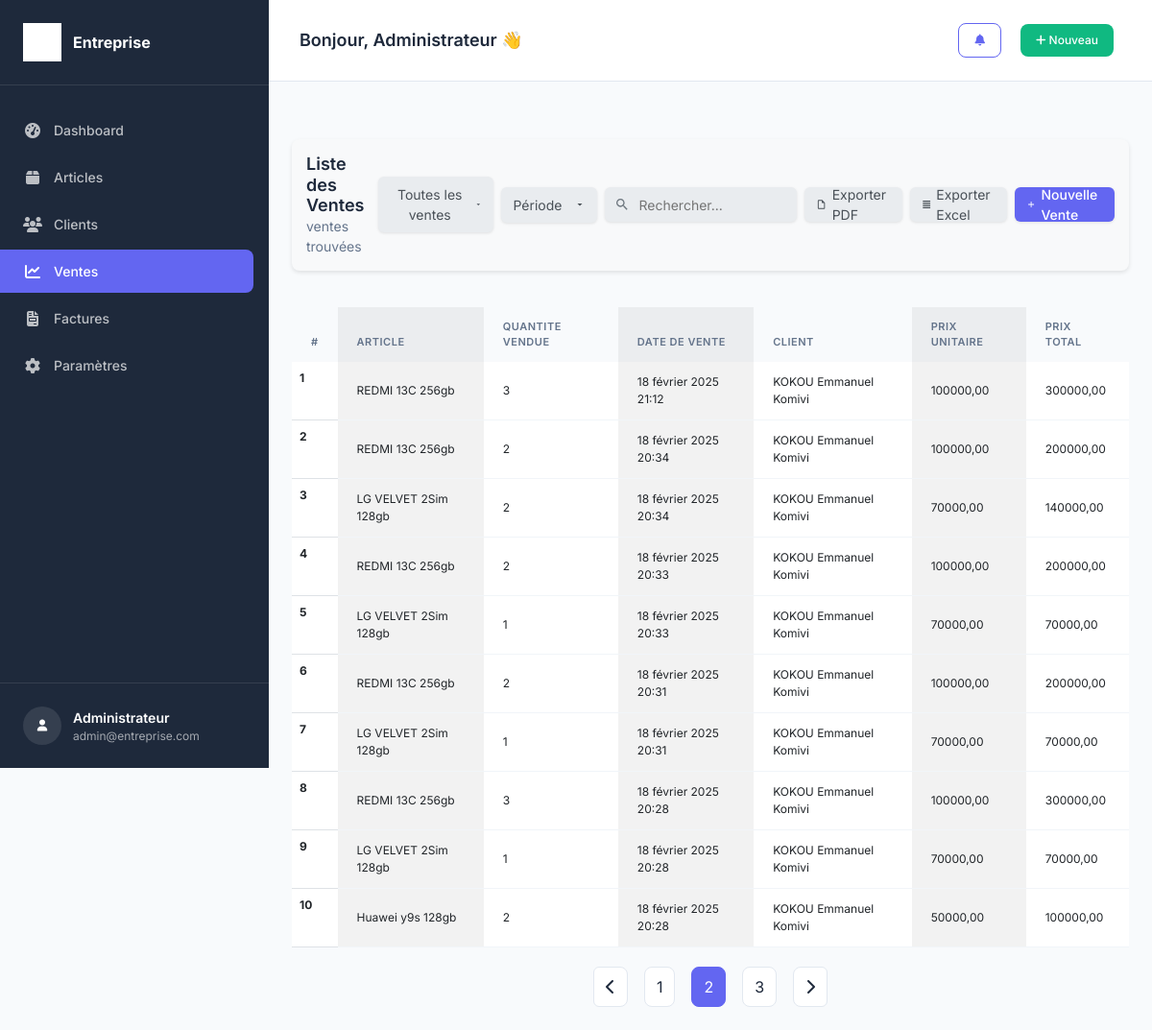
Page /sales_summary_list?page=2 on the committed database.
### fact_app/models.py (models this page shows, shortened)
class InvoiceItem(models.Model):
    invoice = models.ForeignKey(Invoice, null=True, blank=True, on_delete=models.SET_NULL, related_name="invoice_items")
    article = models.ForeignKey(Article, null=True, blank=True, on_delete=models.SET_NULL)
    unit_price = models.DecimalField(max_digits=10, decimal_places=2)
    quantity = models.PositiveIntegerField()
    @property
    def total_price(self):
        return self.quantity * self.unit_price

class Article(models.Model):
    name = models.CharField(max_length=132)
    stock = models.PositiveIntegerField()
    created_at = models.DateTimeField(auto_now_add=True)
    is_active = models.BooleanField(default=True)
    class Meta:
        verbose_name = "Article"
        verbose_name_plural = "Articles"

class Invoice(models.Model):
    INVOICE_TYPE = (
        ('R', 'RECU'),
        ('F', 'FACTURE')
    )
    customer = models.ForeignKey(Customer, null=True, blank=True, on_delete=models.PROTECT)
    save_by = models.ForeignKey(User, on_delete=models.PROTECT)
    invoice_date_time = models.DateTimeField(auto_now_add=True)
    last_updated_date = models.DateTimeField(null=True)
    paid = models.BooleanField(default=True)
    invoice_type = models.CharField(max_length=1, choices=INVOICE_TYPE)
    comments = models.TextField(null=True, max_length=1000, blank=True)
    class Meta:
        verbose_name = "Invoice"
        verbose_name_plural = "Invoices"

class Customer(models.Model):
    SEX_TYPES = (
        ('M', 'Male'),
        ('F', 'Female'),
    )
    name = models.CharField(max_length=132)
    email = models.EmailField()
    phone = models.CharField(max_length=132)
    address = models.CharField(max_length=132)
    sex = models.CharField(max_length=1, choices=SEX_TYPES)
    age = models.CharField(max_length=12)
    city = models.CharField(max_length=32)
    zip_code = models.CharField(max_length=32)
    created_date = models.DateTimeField(auto_now_add=True)
    save_by = models.ForeignKey(User, on_delete=models.PROTECT)
    class Meta:
        verbose_name = "Customer"
        verbose_name_plural = "Customers"

### fact_app/views.py (the view)
# urls.py: path('sales_summary_list', views.sales_summary, name='sales-summary-list'),
def sales_summary(request):
    invoice_items = InvoiceItem.objects.all().order_by('-invoice__invoice_date_time')
    sales_data = pagination(request, invoice_items)
    context = {
        'sales_data': sales_data
    }
    return render(request, 'sales_summary_list.html', context)

### fact_app/utils.py (called while the page is built)
def pagination(request, items):
        default_page = 1
        page = request.GET.get('page', default_page)
        items_per_page = 10  # Augmenté à 10 éléments par page
        paginator = Paginator(items, items_per_page)
        try:
            items_page = paginator.page(page)
        except PageNotAnInteger:
            items_page = paginator.page(default_page)
        except EmptyPage:
            items_page = paginator.page(paginator.num_pages)
        return items_page

### templates/sales_summary_list.html (shortened to what this page needs)
{% extends "base.html" %}
{% load static %}
{% block content %}
<br><br>
<div class="filters-container" style="display: flex; justify-content: space-between; align-items: center; margin-bottom: 20px; padding: 15px; background-color: #f8f9fa; border-radius: 8px; box-shadow: 0 2px 4px rgba(0,0,0,0.1);">
    <div style="display: flex; flex-direction: column;">
        <h5 class="card-title mb-0" style="margin: 0; font-size: 18px; font-weight: 600; color: #1e293b;">Liste des Ventes</h5>
        <p class="card-subtitle mb-0" style="margin: 0; font-size: 14px; color: #64748b;">{{ invoices.count }} ventes trouvées</p>
    </div>
    <div class="right-actions" style="display: flex; gap: 8px; align-items: center;">
        <div class="filter-dropdown" style="position: relative;">
            <button class="filter-btn" type="button" data-bs-toggle="dropdown" aria-expanded="false" style="background-color: #e9ecef; border: none; border-radius: 6px; padding: 8px 12px; color: #495057; font-size: 14px; display: flex; align-items: center; gap: 5px; min-width: 120px; justify-content: space-between; box-shadow: 0 1px 3px rgba(0,0,0,0.1);">
                <span>Toutes les ventes</span>
                <svg width="12" height="12" viewBox="0 0 24 24" fill="currentColor">
                    <path d="M7 10l5 5 5-5z"/>
                </svg>
            </button>
        </div>
        <div class="filter-dropdown" style="position: relative;">
            <button class="filter-btn" type="button" data-bs-toggle="dropdown" aria-expanded="false" style="background-color: #e9ecef; border: none; border-radius: 6px; padding: 8px 12px; color: #495057; font-size: 14px; display: flex; align-items: center; gap: 5px; min-width: 100px; justify-content: space-between; box-shadow: 0 1px 3px rgba(0,0,0,0.1);">
                <span>Période</span>
                <svg width="12" height="12" viewBox="0 0 24 24" fill="currentColor">
                    <path d="M7 10l5 5 5-5z"/>
                </svg>
            </button>
        </div>
        <div class="search-container" style="position: relative; display: flex; align-items: center; margin-top: 24px;">
            <input id="search" type="text" placeholder="Rechercher..." style="background-color: #e9ecef; border: none; border-radius: 6px; padding: 8px 12px 8px 35px; color: #495057; font-size: 14px; width: 200px; height: 36px; box-shadow: 0 1px 3px rgba(0,0,0,0.1); line-height: 1; box-sizing: border-box;">
        </div>
        <a href="{% url 'export-sales-pdf' %}" class="export-btn" style="background-color: #e9ecef; border: none; border-radius: 6px; padding: 8px 12px; color: #495057; font-size: 14px; display: flex; align-items: center; gap: 5px; height: 36px; box-shadow: 0 1px 3px rgba(0,0,0,0.1); text-decoration: none;">
            <svg width="16" height="16" viewBox="0 0 24 24" fill="currentColor">
                <path d="M14,2H6A2,2 0 0,0 4,4V20A2,2 0 0,0 6,22H18A2,2 0 0,0 20,20V8L14,2M18,20H6V4H13V9H18V20Z"/>
            </svg>
            Exporter PDF
        </a>
        <a href="{% url 'export-sales-excel' %}" class="export-btn" style="background-color: #e9ecef; border: none; border-radius: 6px; padding: 8px 12px; color: #495057; font-size: 14px; display: flex; align-items: center; gap: 5px; height: 36px; box-shadow: 0 1px 3px rgba(0,0,0,0.1); text-decoration: none;">
            <svg width="16" height="16" viewBox="0 0 24 24" fill="currentColor">
                <path d="M3,3H21V5H3V3M3,7H21V9H3V7M3,11H21V13H3V11M3,15H21V17H3V15M3,19H21V21H3V19Z"/>
            </svg>
            Exporter Excel
        </a>
        <a href="{% url 'add-invoice' %}" style="background-color: #6366f1; border: none; border-radius: 6px; padding: 8px 12px; color: white; font-size: 14px; display: flex; align-items: center; gap: 5px; height: 36px; box-shadow: 0 1px 3px rgba(0,0,0,0.1); text-decoration: none; font-weight: 500;">
            <svg width="16" height="16" viewBox="0 0 24 24" fill="currentColor">
                <path d="M19,13H13V19H11V13H5V11H11V5H13V11H19V13Z"/>
            </svg>
            Nouvelle Vente
        </a>
    </div>
</div>
<br>
<div>
    <table class="table table-striped-columns">
        <thead>
            <tr>
                <th scope="col">#</th>
                <th scope="col">ARTICLE</th>
                <th scope="col">QUANTITE VENDUE</th>
                <th scope="col">DATE DE VENTE</th>
                <th scope="col">CLIENT</th>
                <th scope="col">PRIX UNITAIRE</th>
                <th scope="col">PRIX TOTAL</th>
            </tr>
        </thead>
        <tbody id="myTable">
            {% if sales_data %}
            {% for sale in sales_data %}
            <tr>
                <th scope="row">{{ forloop.counter }}</th>
                <td class="article">{{ sale.article.name }}</td>
                <td class="quantity">{{ sale.quantity }}</td>
                <td class="date" data-date="{{ sale.invoice.invoice_date_time }}">{{ sale.invoice.invoice_date_time }}</td>
                <td class="customer">{{ sale.invoice.customer.name }}</td>
                <td class="unit_price">{{ sale.unit_price }}</td>
                <td class="total_price">{{ sale.total_price }}</td>
            </tr>
            {% endfor %}
            {% else %}
            <tr>
                <td colspan="7" class="text-center">Aucune vente trouvée.</td>
            </tr>
            {% endif %}
        </tbody>
    </table>
    {% if sales_data.has_other_pages %}
    <div class="card-footer" style="margin-top: 20px;">
        <nav aria-label="Pagination">
            <ul class="pagination justify-content-center mb-0">
                {% if sales_data.has_previous %}
                    <li class="page-item mx-2">
                        <a class="page-link" href="?page={{ sales_data.previous_page_number }}">
                            <i class="fas fa-chevron-left"></i>
                        </a>
                    </li>
                {% endif %}
                {% for page_number in sales_data.paginator.page_range %}
                    {% if sales_data.number == page_number %}
                        <li class="page-item active mx-2">
                            <span class="page-link">{{ page_number }}</span>
                        </li>
                    {% else %}
                        <li class="page-item mx-2">
                            <a class="page-link" href="?page={{ page_number }}">{{ page_number }}</a>
                        </li>
                    {% endif %}
                {% endfor %}
                {% if sales_data.has_next %}
                    <li class="page-item mx-2">
                        <a class="page-link" href="?page={{ sales_data.next_page_number }}">
                            <i class="fas fa-chevron-right"></i>
                        </a>
                    </li>
                {% endif %}
            </ul>
        </nav>
    </div>
    {% endif %}
</div>
{% endblock %}

### static/style.css (style rules this page uses)
:root { --primary-color: #6366f1; --primary-hover: #4f46e5; --secondary-color: #64748b; --success-color: #10b981; --warning-color: #f59e0b; --danger-color: #ef4444; --info-color: #3b82f6; --bg-primary: #ffffff; --bg-secondary: #f8fafc; --bg-sidebar: #1e293b; --bg-card: #ffffff; --text-primary: #1e293b; --text-secondary: #64748b; --text-muted: #94a3b8; --text-white: #ffffff; --border-color: #e2e8f0; --border-light: #f1f5f9; --shadow-sm: 0 1px 2px 0 rgb(0 0 0 / 0.05); --shadow-md: 0 4px 6px -1px rgb(0 0 0 / 0.1), 0 2px 4px -2px rgb(0 0 0 / 0.1); --shadow-lg: 0 10px 15px -3px rgb(0 0 0 / 0.1), 0 4px 6px -4px rgb(0 0 0 / 0.1); --sidebar-width: 280px; --header-height: 80px; --border-radius: 12px; --border-radius-sm: 8px; --success-bg: #ecfdf5; --success-border: #10b981; --success-text: #065f46; --success-icon: #10b981; --error-bg: #fef2f2; --error-border: #ef4444; --error-text: #991b1b; --error-icon: #ef4444; --warning-bg: #fffbeb; --warning-border: #f59e0b; --warning-text: #92400e; --warning-icon: #f59e0b; --info-bg: #eff6ff; --info-border: #3b82f6; --info-text: #1e40af; --info-icon: #3b82f6; }
* { margin: 0; padding: 0; box-sizing: border-box; }
body { font-family: 'Inter', -apple-system, BlinkMacSystemFont, 'Segoe UI', Roboto, sans-serif; background-color: var(--bg-secondary); color: var(--text-primary); line-height: 1.5; font-size: 12px; overflow-x: hidden; }
.card-title { font-weight: 600; color: var(--text-primary); margin-bottom: 8px; font-size: 0.95rem; }
.card-subtitle { color: var(--text-secondary); font-size: 0.75rem; }
.table { margin: 0; color: var(--text-primary); }
.table thead th { background: var(--bg-secondary); border: none; padding: 12px 20px; font-weight: 600; color: var(--text-secondary); font-size: 11px; text-transform: uppercase; letter-spacing: 0.5px; }
.table tbody td { padding: 12px 20px; border: none; border-bottom: 1px solid var(--border-light); vertical-align: middle; font-size: 12px; }
.search-container { position: relative; margin-bottom: 24px; }
.pagination { margin: 0; }
.page-link { border: 1px solid var(--border-color); color: var(--text-primary); padding: 8px 12px; margin: 0 2px; border-radius: var(--border-radius-sm); }
.page-item.active .page-link { background: var(--primary-color); border-color: var(--primary-color); color: var(--text-white); }

### rows in the picture
InvoiceItem: article.name "REDMI 13C 256gb", quantity "3", invoice.invoice_date_time "18 février 2025 21:12", invoice.customer.name "KOKOU Emmanuel Komivi", unit_price "100000,00", total_price "300000,00"
InvoiceItem: article.name "REDMI 13C 256gb", quantity "2", invoice.invoice_date_time "18 février 2025 20:34", invoice.customer.name "KOKOU Emmanuel Komivi", unit_price "100000,00", total_price "200000,00"
InvoiceItem: article.name "LG VELVET 2Sim 128gb", quantity "2", invoice.invoice_date_time "18 février 2025 20:34", invoice.customer.name "KOKOU Emmanuel Komivi", unit_price "70000,00", total_price "140000,00"
InvoiceItem: article.name "REDMI 13C 256gb", quantity "2", invoice.invoice_date_time "18 février 2025 20:33", invoice.customer.name "KOKOU Emmanuel Komivi", unit_price "100000,00", total_price "200000,00"
InvoiceItem: article.name "LG VELVET 2Sim 128gb", quantity "1", invoice.invoice_date_time "18 février 2025 20:33", invoice.customer.name "KOKOU Emmanuel Komivi", unit_price "70000,00", total_price "70000,00"
InvoiceItem: article.name "REDMI 13C 256gb", quantity "2", invoice.invoice_date_time "18 février 2025 20:31", invoice.customer.name "KOKOU Emmanuel Komivi", unit_price "100000,00", total_price "200000,00"
InvoiceItem: article.name "LG VELVET 2Sim 128gb", quantity "1", invoice.invoice_date_time "18 février 2025 20:31", invoice.customer.name "KOKOU Emmanuel Komivi", unit_price "70000,00", total_price "70000,00"
InvoiceItem: article.name "REDMI 13C 256gb", quantity "3", invoice.invoice_date_time "18 février 2025 20:28", invoice.customer.name "KOKOU Emmanuel Komivi", unit_price "100000,00", total_price "300000,00"
InvoiceItem: article.name "LG VELVET 2Sim 128gb", quantity "1", invoice.invoice_date_time "18 février 2025 20:28", invoice.customer.name "KOKOU Emmanuel Komivi", unit_price "70000,00", total_price "70000,00"
InvoiceItem: article.name "Huawei y9s 128gb", quantity "2", invoice.invoice_date_time "18 février 2025 20:28", invoice.customer.name "KOKOU Emmanuel Komivi", unit_price "50000,00", total_price "100000,00"

### other values in the picture
{{ page_number }} "1" "3"
{{ page_number }} "2"
